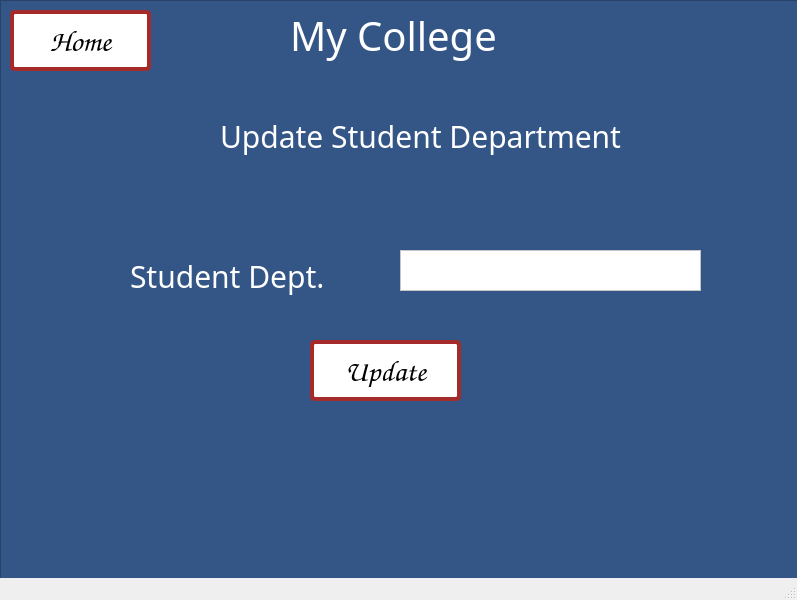
<?xml version="1.0" encoding="UTF-8"?>
<ui version="4.0">
 <class>MainWindow</class>
 <widget class="QMainWindow" name="MainWindow">
  <property name="geometry">
   <rect>
    <x>0</x>
    <y>0</y>
    <width>797</width>
    <height>600</height>
   </rect>
  </property>
  <property name="windowTitle">
   <string>MainWindow</string>
  </property>
  <widget class="QWidget" name="centralwidget">
   <widget class="QWidget" name="gridLayoutWidget">
    <property name="geometry">
     <rect>
      <x>0</x>
      <y>0</y>
      <width>801</width>
      <height>601</height>
     </rect>
    </property>
    <layout class="QGridLayout" name="gridLayout">
     <item row="0" column="0">
      <widget class="QFrame" name="frame">
       <property name="autoFillBackground">
        <bool>false</bool>
       </property>
       <property name="styleSheet">
        <string notr="true"> background-color: #345687;</string>
       </property>
       <property name="frameShape">
        <enum>QFrame::StyledPanel</enum>
       </property>
       <property name="frameShadow">
        <enum>QFrame::Raised</enum>
       </property>
       <widget class="QLabel" name="label_4">
        <property name="geometry">
         <rect>
          <x>290</x>
          <y>10</y>
          <width>211</width>
          <height>51</height>
         </rect>
        </property>
        <property name="font">
         <font>
          <family>Papyrus</family>
          <pointsize>-1</pointsize>
         </font>
        </property>
        <property name="styleSheet">
         <string notr="true">font-size: 40px;
color: white;</string>
        </property>
        <property name="text">
         <string>My College</string>
        </property>
       </widget>
       <widget class="QLabel" name="label_5">
        <property name="geometry">
         <rect>
          <x>220</x>
          <y>110</y>
          <width>401</width>
          <height>51</height>
         </rect>
        </property>
        <property name="font">
         <font>
          <family>Papyrus</family>
          <pointsize>-1</pointsize>
         </font>
        </property>
        <property name="styleSheet">
         <string notr="true">font-size: 30px;
color: white;</string>
        </property>
        <property name="text">
         <string>Update Student Department</string>
        </property>
       </widget>
       <widget class="QLabel" name="label_6">
        <property name="geometry">
         <rect>
          <x>130</x>
          <y>250</y>
          <width>201</width>
          <height>51</height>
         </rect>
        </property>
        <property name="font">
         <font>
          <family>Papyrus</family>
          <pointsize>-1</pointsize>
         </font>
        </property>
        <property name="styleSheet">
         <string notr="true">font-size: 30px;
color: white;</string>
        </property>
        <property name="text">
         <string>Student Dept.</string>
        </property>
       </widget>
       <widget class="QPushButton" name="updateStudentDepartHomeButton">
        <property name="geometry">
         <rect>
          <x>10</x>
          <y>10</y>
          <width>141</width>
          <height>61</height>
         </rect>
        </property>
        <property name="font">
         <font>
          <family>Comic Sans MS</family>
          <pointsize>-1</pointsize>
          <underline>false</underline>
          <strikeout>false</strikeout>
         </font>
        </property>
        <property name="styleSheet">
         <string notr="true">background-color: white;
display: inline-block;
      padding: 10px 20px;
      font-size: 30px;
      text-align: center;
      text-decoration: none;
      cursor: pointer;
      border-radius: 5px;
      transition: background-color 0.3s ease;
 border: 4px solid brown;</string>
        </property>
        <property name="text">
         <string>Home</string>
        </property>
       </widget>
       <widget class="QPushButton" name="updateStudentDepartUpdateButton">
        <property name="geometry">
         <rect>
          <x>310</x>
          <y>340</y>
          <width>151</width>
          <height>61</height>
         </rect>
        </property>
        <property name="font">
         <font>
          <family>Comic Sans MS</family>
          <pointsize>-1</pointsize>
          <underline>false</underline>
          <strikeout>false</strikeout>
         </font>
        </property>
        <property name="styleSheet">
         <string notr="true">background-color: white;
display: inline-block;
      padding: 10px 20px;
      font-size: 30px;
      text-align: center;
      text-decoration: none;
      cursor: pointer;
      border-radius: 5px;
      transition: background-color 0.3s ease;
 border: 4px solid brown;</string>
        </property>
        <property name="text">
         <string>Update</string>
        </property>
       </widget>
       <widget class="QTextEdit" name="updateStudentDepartTakeStudentDepart">
        <property name="geometry">
         <rect>
          <x>400</x>
          <y>250</y>
          <width>301</width>
          <height>41</height>
         </rect>
        </property>
        <property name="styleSheet">
         <string notr="true">background-color:white;color:black;font-size:25px;</string>
        </property>
       </widget>
      </widget>
     </item>
    </layout>
   </widget>
  </widget>
  <widget class="QStatusBar" name="statusbar"/>
 </widget>
 <resources/>
 <connections/>
</ui>
